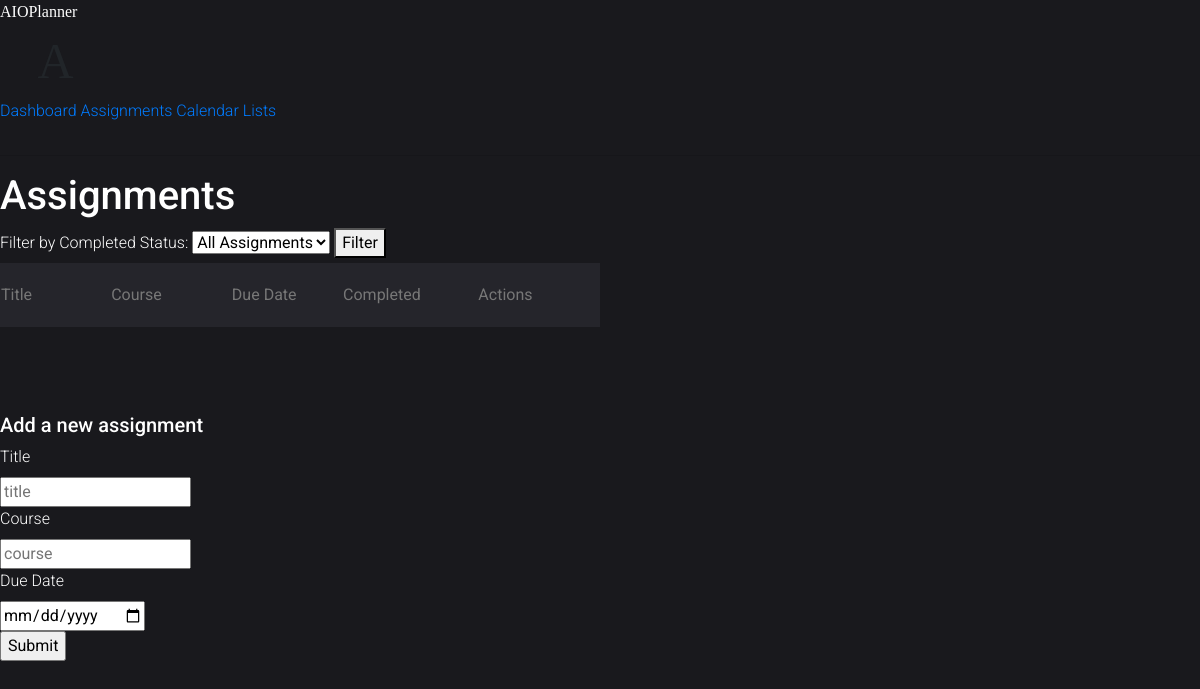
/assignments, run on an earlier commit of the app's database.
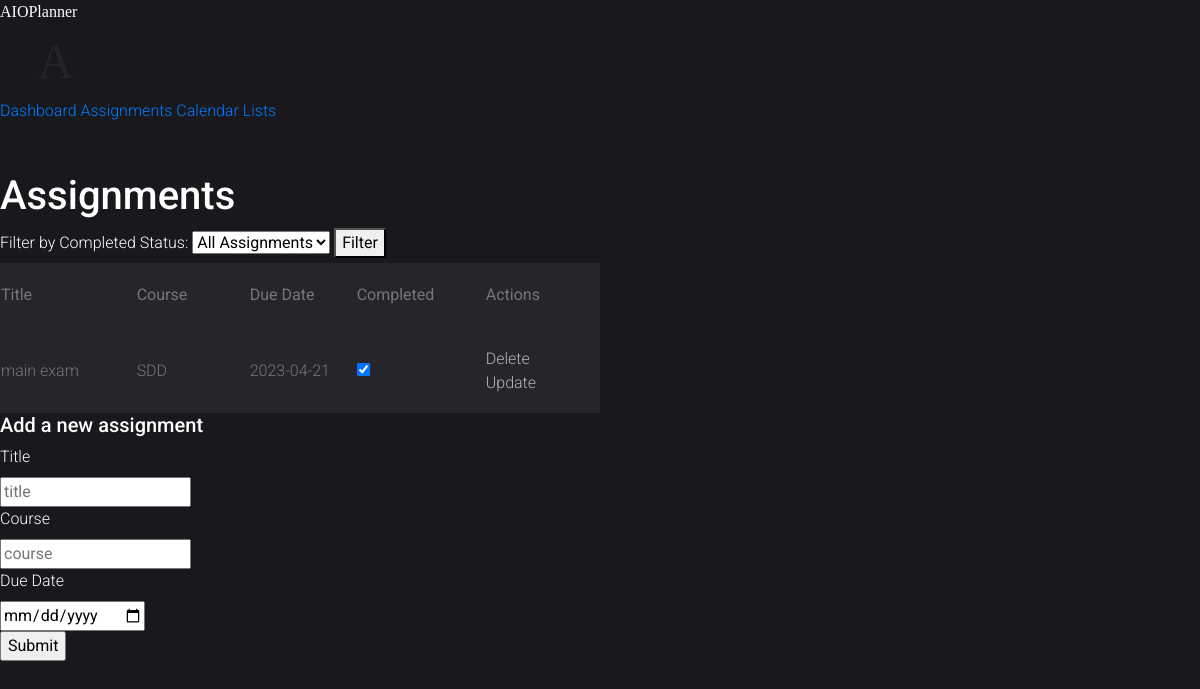
And on a later commit of the database.
### src/Models/models.py (models this page shows, shortened)
class AssignmentTracker(db.Model): #class for AssignmentTracker
    id = db.Column(db.Integer, primary_key=True)
    title = db.Column(db.String(200), nullable=False)
    course = db.Column(db.Text)
    due_date = db.Column(db.Date, nullable=False)
    completed = db.Column(db.Integer, default=0)

### src/Services/assigments.py (the view)
@assignment_page.route('/assignments', methods = ["GET"])
def index():
    completed = request.args.get('completed', 'all')
    if completed == 'not_completed':
        assignments = AssignmentTracker.query.filter_by(completed=False).all()
    elif completed == 'completed':
        assignments = AssignmentTracker.query.filter_by(completed=True).all()
    else:
        assignments = AssignmentTracker.query.order_by(AssignmentTracker.due_date).all()
    return render_template('Assignments/home.html', AssignmentTracker=assignments, completed=completed)

### templates/Assignments/home.html (shortened to what this page needs)
{% extends "base.html" %}
{% block head %}
<link href="../static/css/main.css" rel="stylesheet" />
<link rel="stylesheet" href="../static/css-table-18/fonts/icomoon/style.css">
<link rel="stylesheet" href="../static/css-table-18/css/owl.carousel.min.css">
<link rel="stylesheet" href="../static/css-table-18/css/bootstrap.min.css">
<link rel="stylesheet" href="../static/css-table-18/css/style.css">
{% endblock %}
{% block body %}
<div class = "content">
   <body>
      <hr/>
      <h1 style="color:white">Assignments</h1>
      <form method="GET" action="/assignments">
        <label style="color:white" for="completed-filter">Filter by Completed Status:</label>
        <select name="completed" id="completed-filter">
            <option value="all" {% if completed == 'all' %}selected{% endif %}>All Assignments</option>
        </select>
        <button type="submit">Filter</button>
      </form>
      <table class="custom-table">
         <tr scope="row">
               <th scope="col"><b>Title</b></th>
               <th scope="col"><b>Course</b></th>
               <th scope="col"><b>Due Date</b></th>
               <th scope="col"><b>Completed</b></th>
               <th scope="col"><b>Actions</b></th>
            </tr>
            {% for assignment in AssignmentTracker %}
               <tr scope="row">
                  <td>{{ assignment.title }}</td>
                  <td>{{ assignment.course }}</td>
                  <td>{{ assignment.due_date }}</td>
                  <td>
                    <form action = "{{ url_for('assignments.checkbox_assingment', id=assignment.id) }}", method = "POST" >
                        {% if assignment.completed == true%}
                        <input type = "checkbox" name = "Check" onChange="this.form.submit()" checked>
                        {%- elif assignment.completed == false -%}
                        <input type = "checkbox" name = "Check" onChange="this.form.submit()">
                        {%- endif %}
                    </form>
                  </td>
                  <td>
                    <a href="{{ url_for('assignments.delete_assignment', id=assignment.id) }}">Delete</a>
                    <br>
                    <a href="{{ url_for('assignments.update_form', id=assignment.id) }}">Update</a>
                  </td>
               </tr>
            {% endfor %}
      </table>
      {% if update_assignment_id %}
      <h2>Update assignment</h2>
      <form method="POST" action="{{ url_for('assignments.update_assignment', id=update_assignment_id) }}">
          <label style="color:white">Title:</label>
          <input type="text" name="title" value="{{ update_assignment_title }}" required><br><br>
          <label style="color:white">Due date:</label>
          <input type="date" name="due_date" value="{{ update_assignment_due_date }}" required><br><br>
          <input type="submit" value="Update">
      </form>
    {% else %}
    <h2>Add a new assignment</h2>
    <form method="post" action="/add_item">
        <label style="color:white" for = "title">Title</label><br>
        <input type = "text" name = "title" placeholder = "title" /><br>
        <label style="color:white" for = "course">Course</label><br>
        <input type = "text" name = "course" placeholder = "course" /><br>
        <label style="color:white" for = "due_date">Due Date</label><br>
        <input type="date" name = "due_date" placeholder = "due date"><br>
        <input type = "submit" value = "Submit" />
    </form>
    {% endif %}
   </body>
</div>
{% endblock %}

What changed in the data, as far as the page shows it:
added AssignmentTracker: title "main exam", course "SDD", due_date "2023-04-21"
